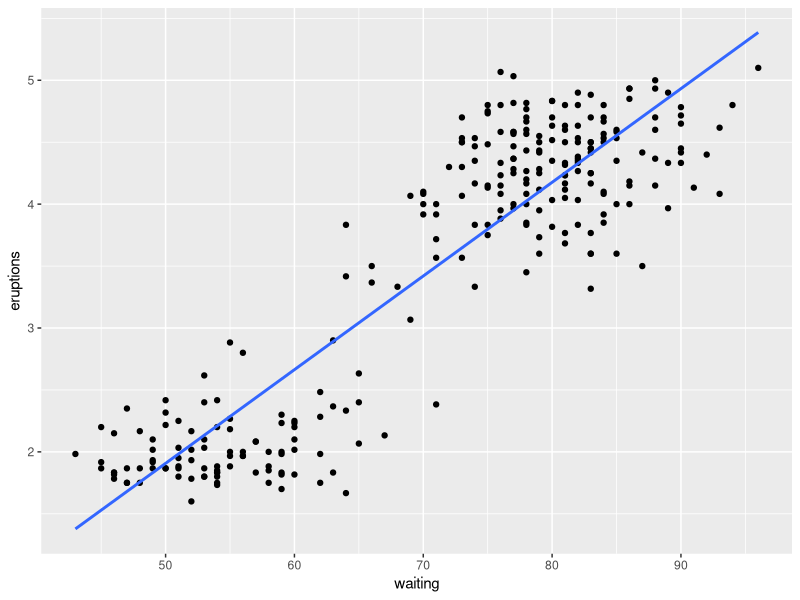

Here is the R script that generated this plot: (Note: this script raises an error after producing the figure.)
# Using Functions as a part of the task

#Problem 1

install.packages("ggplot2")  # Installing the ggplot package
library(ggplot2)
ggplot(faithful,aes(x=waiting,y=eruptions)) + geom_point() + stat_smooth(method = "lm", se = F) 
+ xlab("Waiting Time (minutes)") + ylab("Eruption Time (minutes)")  # Plotting the data
er_mod <- lm(eruptions ~ waiting, data=faithful) # Extracting the coefficients
er_mod

#Problem 2

f <- function(x)
{
  x
  if (!is.numeric(x))  # Checking for Non Numeric data
    {
     stop("Error, type should be numeric")
     geterrmessage()
    }
  else if (length(x[is.na(x)])!= 0)  # Checking for NA values
    {
     stop("Error, cannot have NAs")
     geterrmessage()
    }
  else  # Prints the required output if the above conditions doesn't satisfy
   {
    list("Data" =x, "Min" = min(x), "Max" = max(x), "Mean"= mean(x)) 
   }
}
f(c(1:9,"Test"))  # Sample 1
f(c(1:9,NA))      # Sample 2
f(c(1:10))        # Sample 3